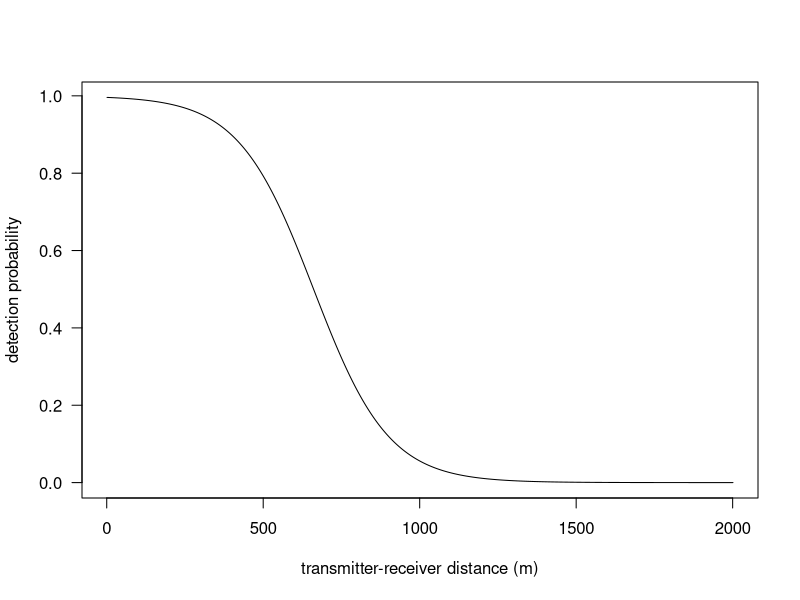
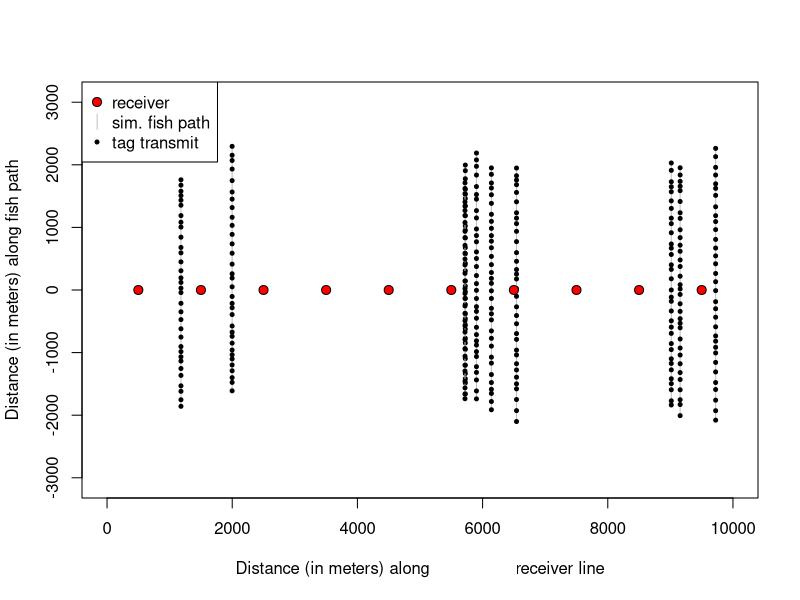
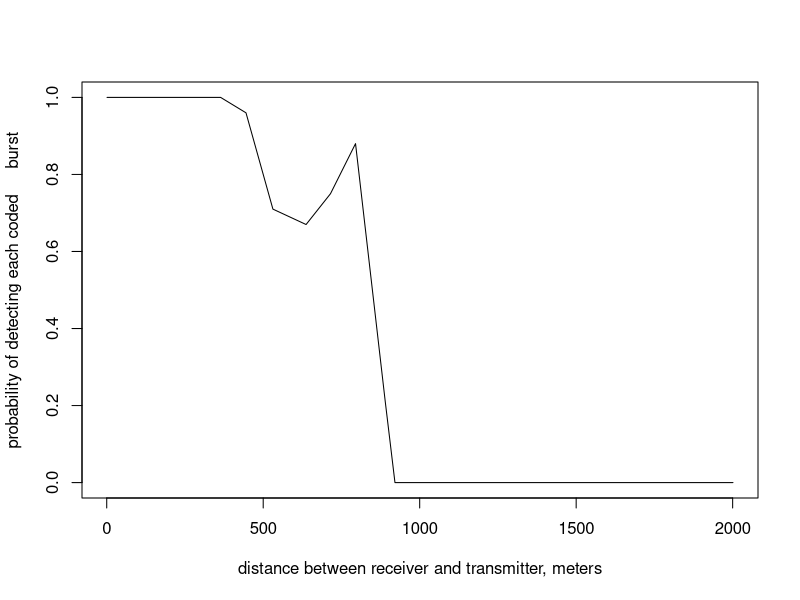
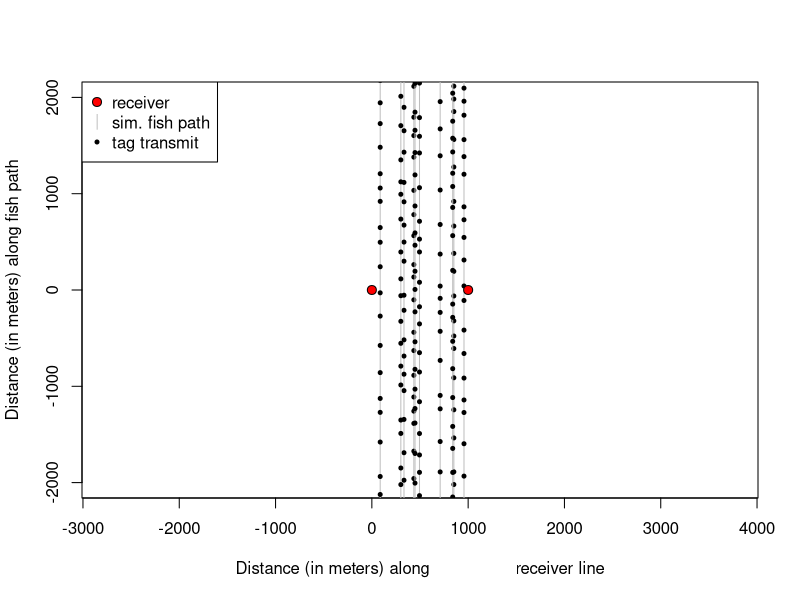

Write R code to recreate these figures, in order.
# function for simulating acoustic transmitter detection probability of a
# fish moving through a line of receivers.  Function optionally produces plot
# of each simulated fish track.

receiverLineDetSim <-function (vel = 1, delayRng = c(120, 360), burstDur = 5, recSpc = 1000, maxDist = 2000,   	rngFun, outerLim = c(0, 0), nsim = 1000, showPlot = FALSE) 
{
  if (any(!is.function(rngFun))) 
    stop("Error: argument 'rngFun' must be a function...\n see ?receiverLineDetSim\n check: is.function(rngFun)")
  if (any(is.na(recSpc))) 
    recSpc <- 0
  xLim <- c(0, sum(recSpc) + sum(outerLim))
  recLoc <- c(outerLim[1], outerLim[1] + cumsum(recSpc))
  yLim <- c(-maxDist, maxDist)
  nTrns <- floor((diff(yLim)/vel)/delayRng[1])
  del <- matrix(runif(nTrns * nsim, delayRng[1], delayRng[2]), 
                nrow = nsim, ncol = nTrns)
  del <- del + burstDur
  trans <- t(apply(del, 1, cumsum))
  trans <- trans - matrix(runif(nsim, trans[, nTrns/2], trans[, (nTrns/2) + 1]), nrow = nsim, ncol 	= nTrns)
  fsh.x <- matrix(runif(nsim, xLim[1], xLim[2]), nrow = nsim, ncol = nTrns)
  fsh.y <- matrix(trans * vel, nrow = nsim, ncol = nTrns)
  if (showPlot) {
    plot(NA, xlim = xLim, ylim = yLim, asp = c(1, 1), xlab = "Distance (in meters) along 		receiver line", 
         ylab = "Distance (in meters) along fish path")
    for (i in 1:nsim) {
      lines(fsh.x[i, ], fsh.y[i, ], col = "grey")
      points(fsh.x[i, ], fsh.y[i, ], pch = 20, cex = 0.8)
    }
    points(recLoc, rep(0, length(recLoc)), pch = 21, bg = "red", 
           cex = 1.2)
    legend("topleft", legend = c("receiver", "sim. fish path", "tag transmit"), pch = c(21, 	124, 20), col = c("black",  "grey", "black"), pt.bg = c("red", NA, NA), pt.cex = 	c(1.2, 1, 0.8))
  }
  for (i in 1:length(recLoc)) {
    if (i == 1) {
      succ <- detP <- distM <- vector("list", length(recLoc))
      nDets <- matrix(NA, nrow = nsim, ncol = length(recLoc))
    }
    distM[[i]] <- sqrt((fsh.x - recLoc[i])^2 + (fsh.y)^2)
    detP[[i]] <- matrix(rngFun(distM[[i]]), nrow = nsim)
    succ[[i]] <- matrix(rbinom(length(detP[[i]]), 1, detP[[i]]), nrow = nsim)
    nDets[, i] <- rowSums(succ[[i]])
  }
  maxDet <- apply(nDets, 1, max)
  detProb <- mean(maxDet > 1)
  return(data.frame(detProb = detProb))
}

# function to calculate the probability of detecting a transmitter transmission at a
# given distance.  Uses a logistic function to model detection range curve.

rngFun <- function(dm, b = c(beta0, beta1)){
  p <- 1 / (1 + exp(-(b[1] + b[2]*dm)))
  return(p)
}
# assign slope and intercept
beta0 <- 5.5 # intercept of logistic detection range curve
beta1 <- -1/120 # slope of logistic detection range curve

# plot detection range curve for distances from 0 to 2000 meters to check.
plot(rngFun(0:2000), type = 'l', xlab = 'transmitter-receiver distance (m)', 	ylab = 'detection probability', las = 1)
# simulate 1000 fish crossing a 10 receiver line with receivers spaced at 1000 m, max # distance between fish and receiver line = 1000 m, outer limits for first and last 
# receivers = 500 m, constant fish movement rate = 1 m*s-1, random transmitter delay
# ranging from 60 to 180 seconds, and duration of transmitter signal = 5 seconds. 
# Produce plot of simulated track for each fish.  
receiverLineDetSim(vel = 1, delayRng = c(60,180), burstDur = 5.0, recSpc = 	rep(1000,9), maxDist = 1000, rngFun = rngFun, outerLim = 	c(500, 	500), nsim=10, showPlot = TRUE)

# Another example of simulating the probability of detecting a fish moving 
# through a receiver line.  This example uses empirically determined detection range # curve instead of a logistic detection range curve.
# create data frame with observed probability of detecting a tag transmission (p) at
# each distance (x)
edr <- data.frame( 
  x=c(0,363,444,530,636,714,794,889,920),  # tag-receiver distance
  p=c(1,1,0.96,0.71,0.67,0.75,0.88,0.21,0))   # detection prob

# create a function to return the detection probability based on distance and linear
# interpolation within edr data frame (i.e., estimate p at given x by "connecting the # dots") 
edrf <- function(dm, my.edr=edr) {
  p <- approx(x=my.edr$x,y=my.edr$p,xout=dm, rule=2)$y
  return(p)
}
# preview empirical detection range curve
plot(edrf(0:2000),type="l",ylab="probability of detecting each coded 	burst", xlab="distance between receiver and transmitter, meters")
# use empirical curve (edrf) in simulation, show optional plot
receiverLineDetSim(rngFun=edrf, nsim=10, showPlot=TRUE)
